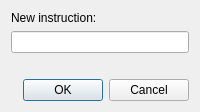
<?xml version="1.0" encoding="UTF-8"?>
<ui version="4.0">
 <class>PatchInstructionDialog</class>
 <widget class="QDialog" name="PatchInstructionDialog">
  <layout class="QVBoxLayout" name="mainLayout">
   <item>
    <widget class="QLabel" name="instructionLabel">
     <property name="text">
      <string>New instruction:</string>
     </property>
     <property name="buddy">
      <cstring>inputEdit</cstring>
     </property>
    </widget>
   </item>
   <item>
    <widget class="QLineEdit" name="inputEdit"/>
   </item>
   <item>
    <widget class="QLabel" name="previewLabel"/>
   </item>
   <item>
    <widget class="QDialogButtonBox" name="buttonBox">
     <property name="standardButtons">
      <set>QDialogButtonBox::Cancel|QDialogButtonBox::Ok</set>
     </property>
    </widget>
   </item>
  </layout>
 </widget>
 <tabstops>
  <tabstop>inputEdit</tabstop>
  <tabstop>buttonBox</tabstop>
 </tabstops>
 <resources/>
 <connections/>
</ui>
